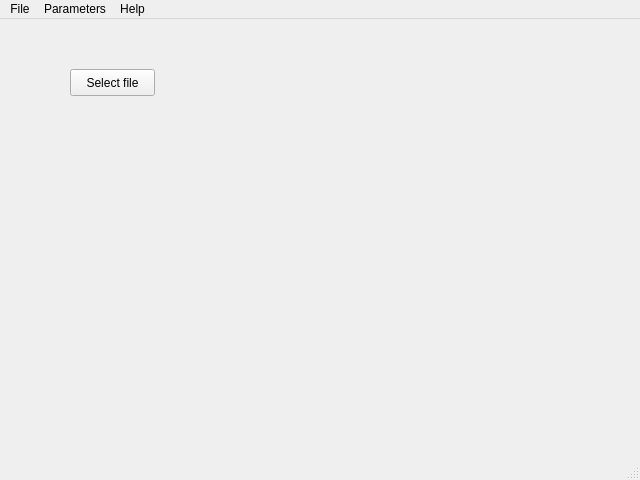
<?xml version="1.0" encoding="UTF-8"?>
<ui version="4.0">
 <class>MainWindow</class>
 <widget class="QMainWindow" name="MainWindow">
  <property name="geometry">
   <rect>
    <x>0</x>
    <y>0</y>
    <width>640</width>
    <height>480</height>
   </rect>
  </property>
  <property name="windowTitle">
   <string>MainWindow</string>
  </property>
  <widget class="QWidget" name="centralwidget">
   <widget class="QPushButton" name="pushButton">
    <property name="geometry">
     <rect>
      <x>70</x>
      <y>50</y>
      <width>85</width>
      <height>27</height>
     </rect>
    </property>
    <property name="text">
     <string>Select file</string>
    </property>
   </widget>
  </widget>
  <widget class="QMenuBar" name="menubar">
   <property name="geometry">
    <rect>
     <x>0</x>
     <y>0</y>
     <width>640</width>
     <height>23</height>
    </rect>
   </property>
   <widget class="QMenu" name="menuFile">
    <property name="title">
     <string>File</string>
    </property>
    <addaction name="actionImport"/>
    <addaction name="separator"/>
    <addaction name="actionQuit_3"/>
   </widget>
   <widget class="QMenu" name="menuParameters">
    <property name="title">
     <string>Parameters</string>
    </property>
    <addaction name="actionGenerate"/>
   </widget>
   <widget class="QMenu" name="menuHelp">
    <property name="title">
     <string>Help</string>
    </property>
    <addaction name="actionAbout"/>
    <addaction name="actionAbout_Qt"/>
   </widget>
   <addaction name="menuFile"/>
   <addaction name="menuParameters"/>
   <addaction name="menuHelp"/>
  </widget>
  <widget class="QStatusBar" name="statusbar"/>
  <action name="actionQuit">
   <property name="text">
    <string>Quit</string>
   </property>
  </action>
  <action name="actionQuit_2">
   <property name="text">
    <string>Quit</string>
   </property>
  </action>
  <action name="actionAbout">
   <property name="text">
    <string>About</string>
   </property>
  </action>
  <action name="actionAbout_Qt">
   <property name="text">
    <string>About Qt</string>
   </property>
  </action>
  <action name="actionGenerate">
   <property name="text">
    <string>Generate</string>
   </property>
  </action>
  <action name="actionImport">
   <property name="text">
    <string>Open</string>
   </property>
  </action>
  <action name="actionQuit_3">
   <property name="text">
    <string>Quit</string>
   </property>
  </action>
 </widget>
 <resources/>
 <connections/>
</ui>
